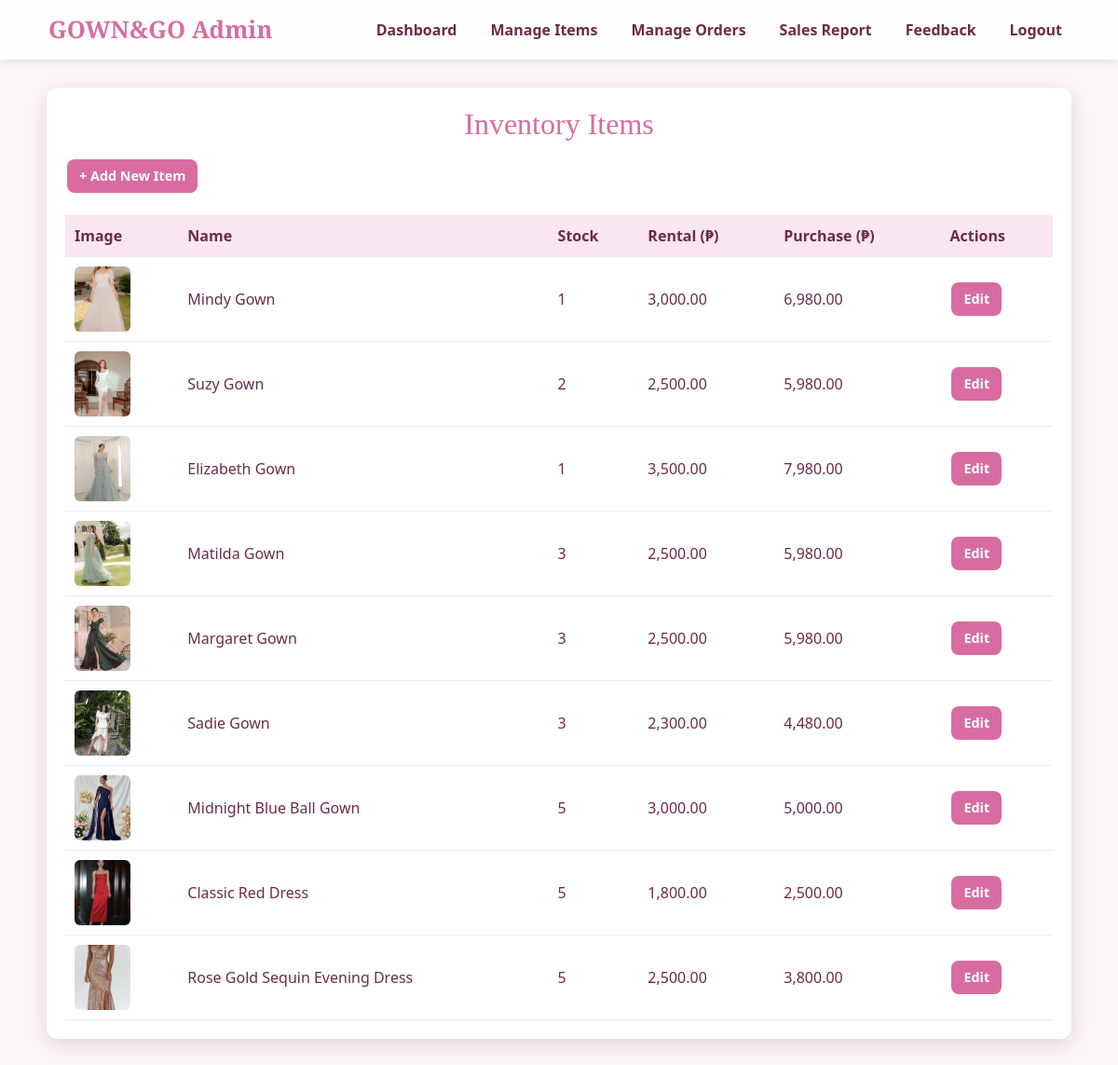
The page /gown_and_go/admin/items.php (signed in) on the database as committed earlier.
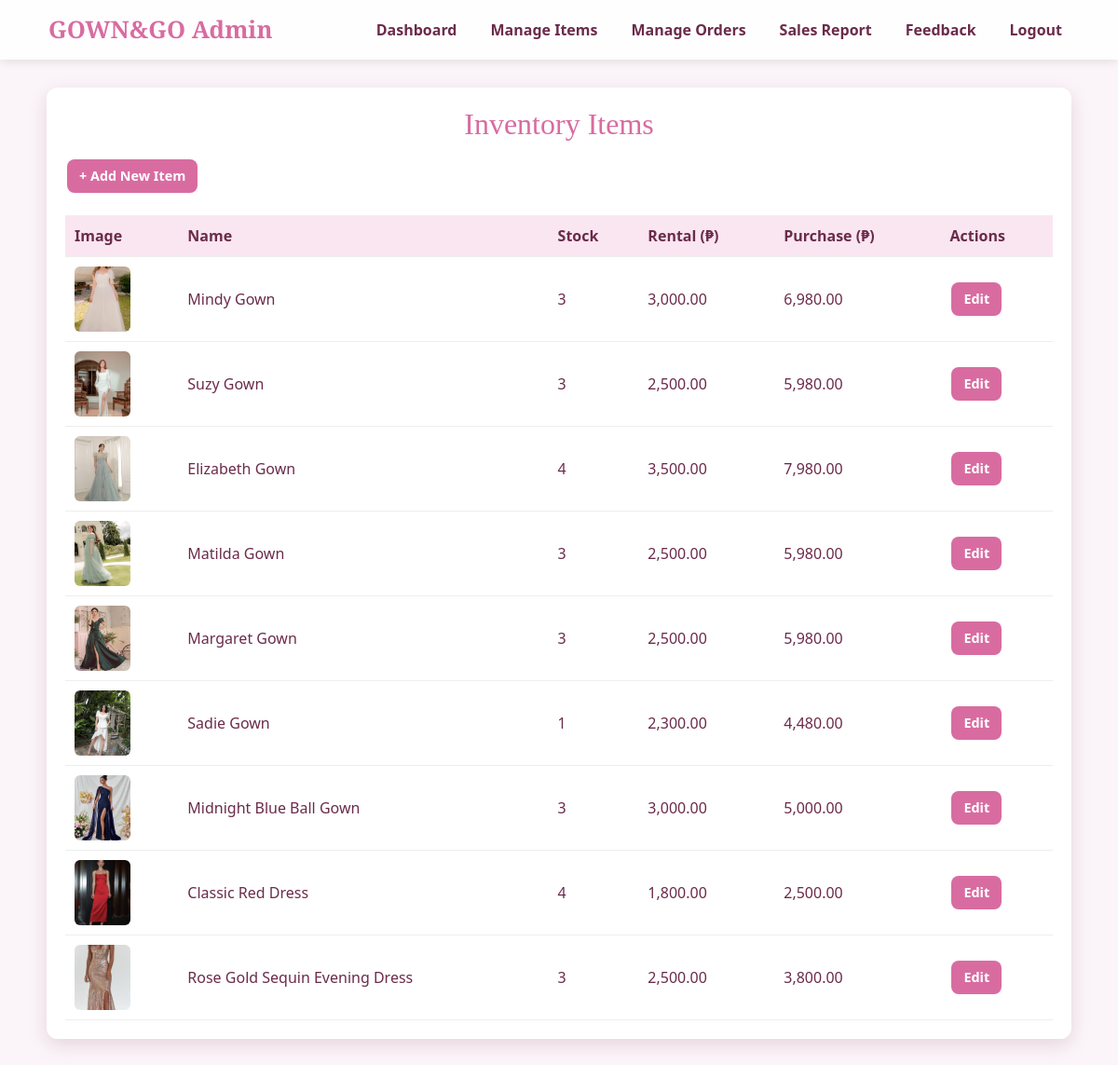
The same page on the database as committed later.
### tables this page shows
CREATE TABLE `items` (
  `item_id` int(11) NOT NULL,
  `name` varchar(255) NOT NULL,
  `description` text DEFAULT NULL,
  `rental_price` decimal(10,2) NOT NULL,
  `purchase_price` decimal(10,2) NOT NULL,
  `status` enum('Available','Out of Stock','Rented') NOT NULL DEFAULT 'Available',
  `stock` int(11) NOT NULL DEFAULT 0,
  `image` varchar(255) DEFAULT NULL,
  `created_at` datetime DEFAULT current_timestamp()
);

### gown_and_go/admin/items.php (the view, shortened to what this page needs)
<?php
include '../config.php';
$items = [];
$res = $conn->query("SELECT * FROM items ORDER BY created_at DESC");
if ($res) {
    while ($row = $res->fetch_assoc()) {
        $items[] = $row;
    }
}
?>
<!DOCTYPE html>
<html lang="en">
<head>
  <link rel="stylesheet" href="https://cdn.jsdelivr.net/npm/bootstrap@5.3.8/dist/css/bootstrap.min.css">
  <link rel="stylesheet" href="inclusion/stylesheet.css">
</head>
<body>
  <?php include 'inclusion/nav.php'; ?>
  <main class="main-container">
    <h2>Inventory Items</h2>
    <a href="add_item.php" class="btn">+ Add New Item</a>
    <?php if (empty($items)): ?>
      <p>No items found.</p>
    <?php else: ?>
      <table>
        <thead>
          <tr>
            <th>Image</th>
            <th>Name</th>
            <th>Stock</th>
            <th>Rental (₱)</th>
            <th>Purchase (₱)</th>
            <th>Actions</th>
          </tr>
        </thead>
        <tbody>
          <?php foreach ($items as $it): ?>
            <tr>
              <td>
                <?php
                  $img = !empty($it['image'])
                      ? "../uploads/" . $it['image']
                      : "https://via.placeholder.com/60x70?text=No+Image";
                ?>
                <img class="thumb" src="<?php echo $img; ?>" alt="">
              </td>
              <td><?php echo htmlspecialchars($it['name']); ?></td>
              <td><?php echo (int)$it['stock']; ?></td>
              <td><?php echo number_format($it['rental_price'], 2); ?></td>
              <td><?php echo number_format($it['purchase_price'], 2); ?></td>
              <td>
                <a class="btn" href="edit_item.php?id=<?php echo $it['item_id']; ?>">Edit</a>
              </td>
            </tr>
          <?php endforeach; ?>
        </tbody>
      </table>
    <?php endif; ?>
  </main>
</body>
</html>

Rows that differ between the two databases and show on the page:
changed items "Mindy Gown": stock "1" → "3"
changed items "Suzy Gown": stock "2" → "3"
changed items "Elizabeth Gown": stock "1" → "4"
changed items "Sadie Gown": stock "3" → "1"
changed items "Midnight Blue Ball Gown": stock "5" → "3"
changed items "Classic Red Dress": stock "5" → "4"
changed items "Rose Gold Sequin Evening Dress": stock "5" → "3"
